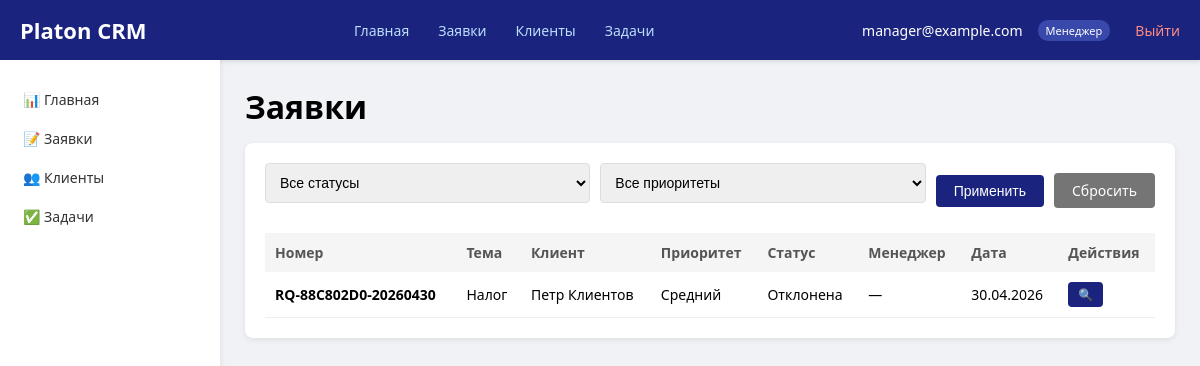
The page /requests/ (signed in) on the database its author committed.
### mainapp/models.py (models this page shows, shortened)
class User(AbstractUser):
    ROLE_CHOICES = (
        ('client', 'Клиент'),
        ('manager', 'Менеджер'),
        ('admin', 'Администратор'),
    )
    role = models.CharField(max_length=10, choices=ROLE_CHOICES, default='client')
    email = models.EmailField(unique=True)
    phone = models.CharField(max_length=20, blank=True)
    telegram_id = models.CharField(max_length=50, blank=True)
    groups = models.ManyToManyField(
        'auth.Group',
        verbose_name='groups',
        blank=True,
        help_text='The groups this user belongs to.',
        related_name="mainapp_user_groups",
        related_query_name="user",
    )
    user_permissions = models.ManyToManyField(
        'auth.Permission',
        verbose_name='user permissions',
        blank=True,
        help_text='Specific permissions for this user.',
        related_name="mainapp_user_permissions",
        related_query_name="user",
    )
    USERNAME_FIELD = 'email'
    REQUIRED_FIELDS = ['username']

class ServiceRequest(models.Model):
    STATUS_CHOICES = (
        ('new', 'Новая'),
        ('in_progress', 'В работе'),
        ('on_approval', 'На согласовании'),
        ('completed', 'Выполнена'),
        ('rejected', 'Отклонена'),
    )
    PRIORITY_CHOICES = (
        ('low', 'Низкий'),
        ('medium', 'Средний'),
        ('high', 'Высокий'),
        ('critical', 'Критический'),
    )
    number = models.CharField(max_length=20, unique=True, editable=False)
    client = models.ForeignKey(Client, on_delete=models.CASCADE, related_name='requests')
    manager = models.ForeignKey(User, on_delete=models.SET_NULL, null=True, blank=True, related_name='assigned_requests')
    responsible = models.ForeignKey(User, on_delete=models.SET_NULL, null=True, blank=True, related_name='responsible_for')
    topic = models.CharField(max_length=255)
    description = models.TextField()
    priority = models.CharField(max_length=10, choices=PRIORITY_CHOICES, default='medium')
    status = models.CharField(max_length=20, choices=STATUS_CHOICES, default='new')
    created_at = models.DateTimeField(auto_now_add=True)
    updated_at = models.DateTimeField(auto_now=True)

class Client(models.Model):
    TYPE_CHOICES = (
        ('individual', 'Физическое лицо'),
        ('organization', 'Организация'),
    )
    user = models.OneToOneField(User, on_delete=models.CASCADE, related_name='client_profile')
    type = models.CharField(max_length=20, choices=TYPE_CHOICES, default='individual')
    full_name = models.CharField(max_length=255)
    phone = models.CharField(max_length=20)
    email = models.EmailField()
    organization_name = models.CharField(max_length=255, blank=True)
    legal_details = models.TextField(blank=True, verbose_name='Юридические реквизиты')
    manager = models.ForeignKey(User, on_delete=models.SET_NULL, null=True, blank=True,
                                related_name='managed_clients', limit_choices_to={'role': 'manager'})
    created_at = models.DateTimeField(auto_now_add=True)
    updated_at = models.DateTimeField(auto_now=True)

### mainapp/views.py (the view)
# urls.py: path('requests/', views.request_list, name='request_list'),
@login_required
def request_list(request):
    user = request.user
    requests = ServiceRequest.objects.all()
    if user.role == 'client' and hasattr(user, 'client_profile'):
        requests = requests.filter(client=user.client_profile)
    elif user.role == 'manager':
        requests = requests.filter(client__manager=user)
    elif user.role != 'admin':
        requests = ServiceRequest.objects.none()
    status_filter = request.GET.get('status')
    priority_filter = request.GET.get('priority')
    if status_filter:
        requests = requests.filter(status=status_filter)
    if priority_filter:
        requests = requests.filter(priority=priority_filter)
    return render(request, 'mainapp/request_list.html', {'requests': requests})

### mainapp/templates/mainapp/request_list.html (shortened to what this page needs)
{% extends 'mainapp/base.html' %}
{% block content %}
<div class="flex-between mb-15">
    <h1>Заявки</h1>
</div>
<div class="card">
    <form method="get" class="mb-15 flex-between gap-10">
        <div style="display: flex; gap: 10px; width: 100%;">
            <select name="status">
                <option value="">Все статусы</option>
            </select>
            <select name="priority">
                <option value="">Все приоритеты</option>
            </select>
        </div>
        <div class="flex-between gap-10">
            <button type="submit" class="btn btn-blue">Применить</button>
            <a href="{% url 'request_list' %}" class="btn btn-gray">Сбросить</a>
        </div>
    </form>
    <table>
        <thead>
            <tr>
                <th>Номер</th>
                <th>Тема</th>
                <th>Клиент</th>
                <th>Приоритет</th>
                <th>Статус</th>
                <th>Менеджер</th>
                <th>Дата</th>
                <th>Действия</th>
            </tr>
        </thead>
        <tbody>
            {% for req in requests %}
            <tr>
                <td><strong>{{ req.number }}</strong></td>
                <td>{{ req.topic }}</td>
                <td>{{ req.client.full_name }}</td>
                <td>{{ req.get_priority_display }}</td>
                <td>{{ req.get_status_display }}</td>
                <td>{{ req.manager.get_full_name|default:"—" }}</td>
                <td>{{ req.created_at|date:"d.m.Y" }}</td>
                <td>
                    <a href="{% url 'request_detail' req.pk %}" class="btn btn-blue btn-sm">🔍</a>
                </td>
            </tr>
            {% empty %}
            <tr>
                <td colspan="8" class="text-center">Заявки не найдены</td>
            </tr>
            {% endfor %}
        </tbody>
    </table>
</div>
{% endblock %}

### mainapp/templates/mainapp/base.html (shortened to what this page needs)
<!DOCTYPE html>
<html lang="ru">
<head>
</head>
<body>
    <header class="header">
        <a href="{% url 'dashboard' %}" class="logo">Platon CRM</a>
        <nav>
            <ul class="nav">
                <li><a href="{% url 'dashboard' %}">Главная</a></li>
                <li><a href="{% url 'request_list' %}">Заявки</a></li>
                <li><a href="{% url 'client_list' %}">Клиенты</a></li>
                {% if user.role == 'admin' or user.role == 'manager' %}
                <li><a href="{% url 'task_create' %}">Задачи</a></li>
                {% endif %}
            </ul>
        </nav>
        <div class="user-info">
            <span>{{ user.email }}</span>
            <span class="role-badge">
                {% if user.is_superuser %}
                    👑 Администратор
                {% elif user.role == 'admin' %}
                    Администратор
                {% elif user.role == 'manager' %}
                    Менеджер
                {% elif user.role == 'client' %}
                    Клиент
                {% else %}
                    {{ user.get_role_display }}
                {% endif %}
            </span>
            <a href="{% url 'logout' %}" class="logout">Выйти</a>
        </div>
    </header>
    <div class="container">
        <aside class="sidebar">
            <ul>
                <li><a href="{% url 'dashboard' %}">📊 Главная</a></li>
                <li><a href="{% url 'request_list' %}">📝 Заявки</a></li>
                <li><a href="{% url 'client_list' %}">👥 Клиенты</a></li>
                {% if user.role == 'admin' or user.role == 'manager' %}
                <li><a href="{% url 'task_create' %}">✅ Задачи</a></li>
                {% endif %}
            </ul>
        </aside>
        <main class="main">
            {% block content %}
            {% endblock %}
        </main>
    </div>
</body>
</html>

### mainapp/templates/mainapp/base.html (style rules this page uses)
* { margin: 0; padding: 0; box-sizing: border-box; }
body { font-family: 'Segoe UI', Tahoma, Geneva, Verdana, sans-serif; background-color: #f0f2f5; min-height: 100vh; }
.header { background-color: #1a237e; color: white; padding: 0 20px; display: flex; justify-content: space-between; align-items: center; height: 60px; box-shadow: 0 2px 4px rgba(0,0,0,0.1); }
.header .logo { font-size: 22px; font-weight: bold; color: white; text-decoration: none; }
.header .nav { display: flex; gap: 5px; list-style: none; }
.header .nav a { color: #bbdefb; text-decoration: none; padding: 8px 12px; border-radius: 4px; font-size: 14px; }
.header .user-info { display: flex; align-items: center; gap: 15px; font-size: 14px; }
.header .logout { color: #ff8a80; text-decoration: none; margin-left: 10px; }
.role-badge { background-color: #3949ab; padding: 3px 8px; border-radius: 10px; font-size: 11px; }
.container { display: flex; min-height: calc(100vh - 60px); }
.sidebar { width: 220px; background-color: white; padding: 20px 0; box-shadow: 2px 0 4px rgba(0,0,0,0.05); }
.sidebar ul { list-style: none; }
.sidebar a { display: block; padding: 10px 20px; color: #333; text-decoration: none; font-size: 14px; border-left: 3px solid transparent; }
.main { flex: 1; padding: 25px; }
.card { background-color: white; border-radius: 8px; box-shadow: 0 2px 6px rgba(0,0,0,0.08); padding: 20px; margin-bottom: 20px; }
.btn { padding: 8px 18px; border: none; border-radius: 4px; cursor: pointer; text-decoration: none; display: inline-block; font-size: 14px; color: white; }
.btn-blue { background-color: #1a237e; }
.btn-gray { background-color: #757575; color: white; }
.btn-sm { padding: 4px 10px; font-size: 12px; }
table { width: 100%; border-collapse: collapse; }
th { background-color: #f5f5f5; padding: 10px; text-align: left; font-size: 14px; color: #555; }
td { padding: 10px; border-bottom: 1px solid #eee; font-size: 14px; }
input, select, textarea { width: 100%; padding: 10px; border: 1px solid #ddd; border-radius: 4px; font-size: 14px; margin-bottom: 15px; }
.mb-15 { margin-bottom: 15px; }
.flex-between { display: flex; justify-content: space-between; align-items: center; }
.gap-10 { gap: 10px; }

### rows shown on the page
User: email "manager@example.com"
ServiceRequest: number "RQ-88C802D0-20260430", topic "Налог", client.full_name "Петр Клиентов", priority "Средний", status "Отклонена", manager.get_full_name "—", created_at "30.04.2026"
